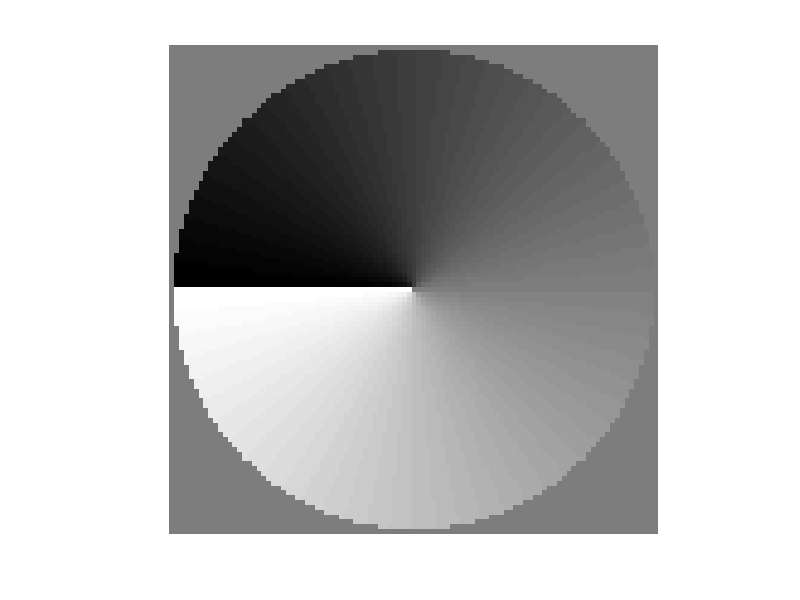

MATLAB code to generate this figure: (Note: this script raises an error after producing the figure.)
%Calculation of the optical fields using Debye theory.
%unit: um

clc; clear;
close all;

%%%%%%%%%%%%%%%%%%%%%%%%%%%%%%%%%%%%%%%%%%%%%%%%%%%%%%%%%%%%%%%%%%%%%%%%%%%%%%%%%%%%%%%%%%%%%%%%%%%%%%%%%%%%%%%%%%%%%%%%
M = 101;
global lamda k n1 NA fo
n1 = 1.518;
z = 0e0;
Mo = 100;
F = 180e3;
N=(M-1)/2; 
lamda = 1;
NA = 1.4; 
fo=F./Mo;
k = (2.*pi)./lamda;
polar='rc';
m=linspace(-M/2,M/2,M);
n=linspace(-M/2,M/2,M);
[m n] = meshgrid(m,n); 
th=asin(NA.*sqrt(m.^2 + n.^2)./(N.*n1));
thh=th;
th(thh>asin(NA./n1))=0;
phi = atan2 (n,m);
phi(phi<0) = phi(phi<0)+2.*pi;
%%%%%%%%%%%%%%%%%%%%%%%%%%%%%%%%%%%%%%%%%%%%%%%%%%%%%%%%%%%%%%%%%
Fi=mod(phi.*1,2*pi); 
%%%%%%%%%%%%%%%%%%%%%%%%%%%%%%%%%%%%%%%%%%%%%%%%%%%%%%%%%%%%%%%%
E0 = ones(M);
E = E0.*exp(i.*Fi);
E(thh>asin(NA./n1))=0;
figure
imshow(angle(E),[]); 
% %%%%%%%%%%%%%%%%%%%%%%%%%%%%%%%%%%%%%%%%%%%%%%%%%%%%%%%%%%%%%%%%%%%%%%%%%%%%%%%%%%%%%%%%%%%%%%%%%%%%%%%%%%%%%%%%%%%%%%%%
my=5000;
mx=5000;
% startx = -0.8e0; 
% endx = 0.8e0;  
% starty = -0.8e0; 
% endy = 0.8e0;
startx = -2e0; 
endx = 2e0;  
starty = -2e0; 
endy = 2e0;
%%%%%%%%%%%%%%%%%%%%%%%%%%%%%%%%%%%%%%%%%%%%%%%%%%%%%%%%%%%%%%%%%%%%%%%%%%%%%%%%%%%%%%%%%%%%%%%%%%%%%%%%%%%%%%%%%%%%%%%%
[Ex Ey Ez] = Vector_Bluestein(E,M,polar,startx,endx,starty,endy,z,mx,my); 
%%%%%%%%%%%%%%%%%%%%%%%%%%%%
Ix = abs(Ex).^2;
Iy = abs(Ey).^2;
Iz = abs(Ez).^2;
Phasex=angle(Ex);
Phasey=angle(Ey);
Phasez=angle(Ez);
I = Ix+Iy+Iz;
figure;imagesc(I);axis image xy off;
Imax=max(max(I));
I=I./Imax;
Ix=Ix./Imax;
Iy=Iy./Imax;
Iz=Iz./Imax;
%%%%%%%%%%%%%%%%%%%%%%%%%%%% 
x = linspace(startx,endx,mx);
y = linspace(starty,endy,my);
figure
surfc(x./lamda,y./lamda,I), colormap hot, axis equal, view([0, -270]),colorbar,shading interp;
set(gca,'YTick',[-1:1:1],'XTick',[-1:1:1],'FontSize',24) 
% saveas(gcf,'cxyIntensity.png');
figure
surfc(x./lamda,y./lamda,Ix), colormap hot, axis equal, view([0, -270]),colorbar,shading interp;
set(gca,'YTick',[-1:1:1],'XTick',[-1:1:1],'FontSize',24)   
% saveas(gcf,'cxyIntensityx.png');
figure
surfc(x./lamda,y./lamda,Iy), colormap hot, axis equal, view([0, -270]),colorbar,shading interp;
set(gca,'YTick',[-1:1:1],'XTick',[-1:1:1],'FontSize',24)   
% saveas(gcf,'cxyIntensityy.png');
figure
surfc(x./lamda,y./lamda,Iz), colormap hot, axis equal, view([0, -270]),colorbar,shading interp;
set(gca,'YTick',[-1:1:1],'XTick',[-1:1:1],'FontSize',24) 
% saveas(gcf,'cxyIntensitz.png');
figure
surfc(x./lamda,y./lamda,Phasex), colormap hot, axis equal, view([0, -270]),colorbar('Ticks',[-3,0,3]),shading interp;
set(gca,'YTick',[-1:1:1],'XTick',[-1:1:1],'FontSize',24)   
% saveas(gcf,'cxyphasex.png');
figure
surfc(x./lamda,y./lamda,Phasey), colormap hot, axis equal, view([0, -270]),colorbar('Ticks',[-3,0,3]),shading interp;
set(gca,'YTick',[-1:1:1],'XTick',[-1:1:1],'FontSize',24)  
% saveas(gcf,'cxyphasey.png');
figure
surfc(x./lamda,y./lamda,Phasez), colormap hot, axis equal, view([0, -270]),colorbar('Ticks',[-3,0,3]),shading interp;
set(gca,'YTick',[-1:1:1],'XTick',[-1:1:1],'FontSize',24)   
% saveas(gcf,'cxyphasez.png');

%%%%%%%%%%%%%%%%%%%%%%%%%%%%%%%%%%%%%%%%%%%%%%%%%%%%%%%%%
startz=-0.8e0;
endz=0.8e0;
mz=100;
my=100;
mx=1;
II=zeros(my,mz);
h=waitbar(0,'Caculating XZ plane...');
index=0;
loop=mz;
for z=linspace(startz,endz,mz)
 %%%%%%%%%%%%%%%%%%%%%%%%%%%%%%%%%%%%%%%%%%%%%%%%%%%%%%%%%%%%%%%%%%%%%%%%%%%%%%%%%%%%%%%%%%%%%%%%%%%%%%%%%%%%%%%%%%%%%%%%
 [Ex Ey Ez] = Vector_Bluestein(E,M,polar,0,0,starty,endy,z,mx,my); 
%%%%%%%%%%%%%%%%%%%%%%%%%%%%%%%%%%%%%%%%%%%%%%%%%%%%%%%%%%%%%%%%%%%%%%%%%%%%%%%%%%%%%%%%%%%%%%%%%%%%%%%%%%%%%%%%%%%%%%%%
Ix = abs(Ex).^2;
Iy = abs(Ey).^2;
Iz = abs(Ez).^2;
I = Ix+Iy+Iz;
index=index+1;
waitbar(index./loop)
II(:,index)=I(:,round((mx+1)/2));
end
close(h);
IImax=max(max(II));

z=linspace(startz,endz,mz);
y=linspace(starty,endy,my);
figure
surfc(z./lamda,y./lamda,II./IImax), colormap hot, axis equal, view([0, -270]),colorbar,
shading interp
set(gca,'YTick',[-1:1:1],'XTick',[-1:1:1],'FontSize',24)
% saveas(gcf,'cxzIntensity.png');
